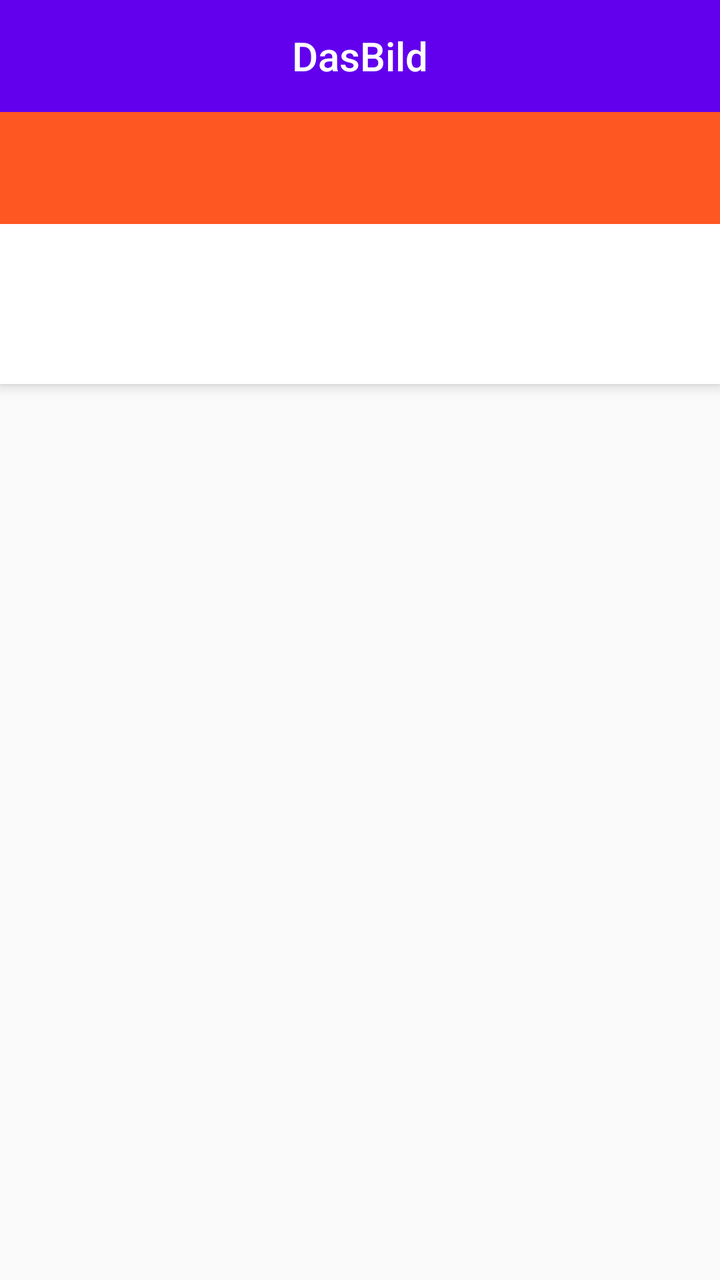
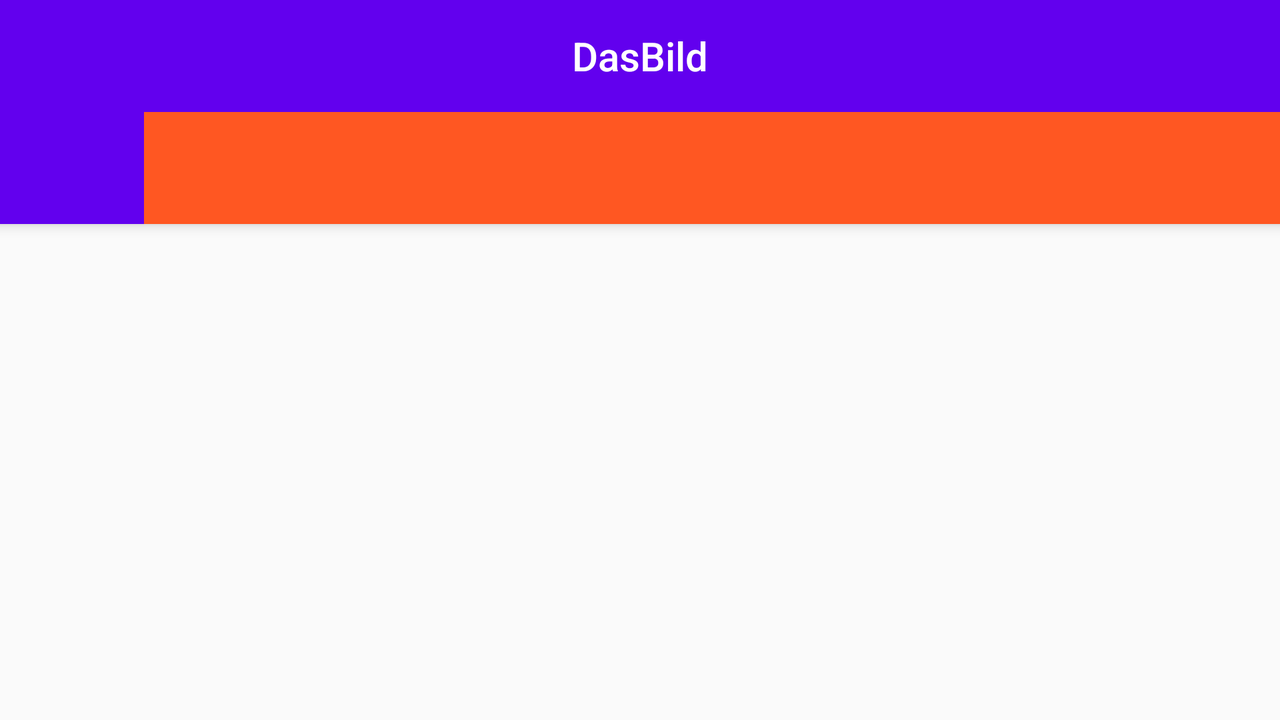

Compare how this app lays out the same screen by default and in its alternative resource folder. The renders come first, then the two layout files and the values they reference.
<!-- AndroidManifest.xml: fallback theme Theme.MaterialComponents.DayNight.NoActionBar -->
<!-- res/layout/app_bar_main.xml -->
<?xml version="1.0" encoding="utf-8"?>
<android.support.design.widget.CoordinatorLayout xmlns:android="http://schemas.android.com/apk/res/android"
    xmlns:app="http://schemas.android.com/apk/res-auto"
    xmlns:tools="http://schemas.android.com/tools"
    android:layout_width="match_parent"
    android:layout_height="match_parent"
    tools:context="azeddine.project.summer.dasBild.activities.MainActivity">


    <android.support.design.widget.AppBarLayout
        android:id="@+id/app_bar_layout"
        android:layout_width="match_parent"
        android:layout_height="wrap_content"
        android:theme="@style/AppTheme.AppBarOverlay"
        app:layout_scrollFlags="scroll|enterAlways">

        <android.support.v7.widget.Toolbar
            android:id="@+id/toolbar"
            android:layout_gravity="center"
            android:layout_width="match_parent"
            android:layout_height="?attr/actionBarSize"
            android:background="?attr/colorPrimary"
            app:popupTheme="@style/AppTheme.PopupOverlay"
            app:layout_scrollFlags="scroll|enterAlways"
            >
            <TextView
                android:id="@+id/toolbar_title"
                android:layout_width="wrap_content"
                android:layout_height="match_parent"
                android:gravity="center"
                android:text="@string/app_name"
                android:layout_gravity="center"
                style="@style/TextAppearance.AppCompat.Title"
                android:textColor="@android:color/white"/>
        </android.support.v7.widget.Toolbar>
        <android.support.design.widget.TabLayout
            android:id="@+id/tab_layout"
            android:layout_height="?attr/actionBarSize"
            app:tabMode="scrollable"
            android:background="@color/colorPrimary"
            android:layout_width="match_parent"/>
        <FrameLayout
            android:id="@+id/fragment_countries_list_container"
            android:layout_width="match_parent"
            android:background="@android:color/white"
            android:layout_height="80dp" />

    </android.support.design.widget.AppBarLayout>


    <include layout="@layout/activity_main_content"/>

</android.support.design.widget.CoordinatorLayout>
<!-- res/layout/activity_main_content.xml (included above) -->
<android.support.v7.widget.LinearLayoutCompat xmlns:android="http://schemas.android.com/apk/res/android"
    xmlns:app="http://schemas.android.com/apk/res-auto"
    xmlns:tools="http://schemas.android.com/tools"
    android:layout_width="match_parent"
    android:layout_height="match_parent"
    android:orientation="vertical"
    app:layout_behavior="@string/appbar_scrolling_view_behavior"
    tools:context="azeddine.project.summer.dasBild.activities.MainActivity">
    <FrameLayout
        android:background="@color/darker_white"
        android:id="@+id/fragment_country_album_container"
        android:layout_width="match_parent"
        android:layout_weight="1"
        android:layout_height="0dp"/>

</android.support.v7.widget.LinearLayoutCompat>
<!-- resources referenced by this layout -->
<resources>
  <color name="colorPrimary">#FF5722</color>
  <color name="darker_white">#fafafa</color>
  <string name="app_name" translatable="false">DasBild</string>
  <style name="AppTheme.AppBarOverlay" parent="ThemeOverlay.AppCompat.Dark.ActionBar" />
  <style name="AppTheme.PopupOverlay" parent="ThemeOverlay.AppCompat.Light" />
</resources>
<!-- res/layout-land/app_bar_main.xml (the repository's variant of the layout above) -->
<!-- drawn on the phone turned sideways -->
<?xml version="1.0" encoding="utf-8"?>
<android.support.design.widget.CoordinatorLayout xmlns:android="http://schemas.android.com/apk/res/android"
    xmlns:app="http://schemas.android.com/apk/res-auto"
    xmlns:tools="http://schemas.android.com/tools"
    android:layout_width="match_parent"
    android:layout_height="match_parent"
    tools:context="azeddine.project.summer.dasBild.activities.MainActivity">


    <android.support.design.widget.AppBarLayout
        android:id="@+id/app_bar_layout"
        android:layout_width="match_parent"
        android:layout_height="wrap_content"
        android:theme="@style/AppTheme.AppBarOverlay"
        app:layout_scrollFlags="scroll|enterAlways">

        <android.support.v7.widget.Toolbar
            android:id="@+id/toolbar"
            android:layout_width="match_parent"
            android:layout_height="?attr/actionBarSize"
            android:background="?attr/colorPrimary"
            app:popupTheme="@style/AppTheme.PopupOverlay"
            app:layout_scrollFlags="scroll|enterAlways"
            >
            <TextView
                android:id="@+id/toolbar_title"
                android:layout_width="wrap_content"
                android:layout_height="match_parent"
                android:gravity="center"
                android:text="@string/app_name"
                android:layout_gravity="center"
                style="@style/TextAppearance.AppCompat.Title"
                android:textColor="@android:color/white"/>
        </android.support.v7.widget.Toolbar>
        <android.support.design.widget.TabLayout
            android:id="@+id/tab_layout"
            android:layout_height="?attr/actionBarSize"
            android:layout_width="match_parent"
            android:layout_marginStart="72dp"
            app:tabMode="scrollable"
            android:background="@color/colorPrimary"/>

    </android.support.design.widget.AppBarLayout>

    <include layout="@layout/activity_main_content"/>

</android.support.design.widget.CoordinatorLayout>
